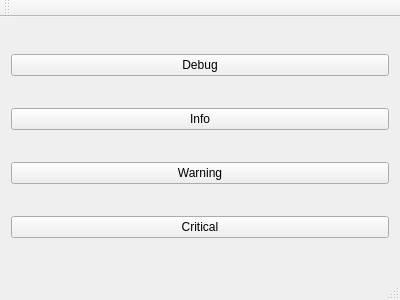
<?xml version="1.0" encoding="UTF-8"?>
<ui version="4.0">
 <class>MainWindow</class>
 <widget class="QMainWindow" name="MainWindow">
  <property name="geometry">
   <rect>
    <x>0</x>
    <y>0</y>
    <width>400</width>
    <height>300</height>
   </rect>
  </property>
  <property name="windowTitle">
   <string>MainWindow</string>
  </property>
  <widget class="QWidget" name="centralWidget">
   <layout class="QVBoxLayout" name="verticalLayout">
    <item>
     <widget class="QPushButton" name="pushButton">
      <property name="text">
       <string>Debug</string>
      </property>
     </widget>
    </item>
    <item>
     <widget class="QPushButton" name="pushButton_2">
      <property name="text">
       <string>Info</string>
      </property>
     </widget>
    </item>
    <item>
     <widget class="QPushButton" name="pushButton_3">
      <property name="text">
       <string>Warning</string>
      </property>
     </widget>
    </item>
    <item>
     <widget class="QPushButton" name="pushButton_4">
      <property name="text">
       <string>Critical</string>
      </property>
     </widget>
    </item>
   </layout>
  </widget>
  <widget class="QMenuBar" name="menuBar">
   <property name="geometry">
    <rect>
     <x>0</x>
     <y>0</y>
     <width>400</width>
     <height>21</height>
    </rect>
   </property>
  </widget>
  <widget class="QToolBar" name="mainToolBar">
   <attribute name="toolBarArea">
    <enum>TopToolBarArea</enum>
   </attribute>
   <attribute name="toolBarBreak">
    <bool>false</bool>
   </attribute>
  </widget>
  <widget class="QStatusBar" name="statusBar"/>
 </widget>
 <layoutdefault spacing="6" margin="11"/>
 <resources/>
 <connections/>
</ui>
